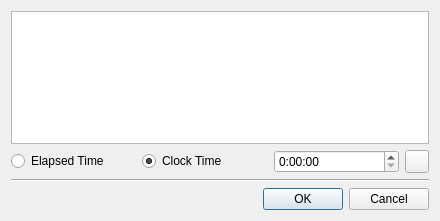
<?xml version="1.0" encoding="UTF-8"?>
<ui version="4.0">
 <class>CommentDialog</class>
 <widget class="QDialog" name="CommentDialog">
  <property name="geometry">
   <rect>
    <x>0</x>
    <y>0</y>
    <width>440</width>
    <height>221</height>
   </rect>
  </property>
  <property name="minimumSize">
   <size>
    <width>0</width>
    <height>1</height>
   </size>
  </property>
  <property name="windowTitle">
   <string>Edit Comment</string>
  </property>
  <layout class="QVBoxLayout" name="verticalLayout">
   <item>
    <widget class="PlainTextEdit" name="textEdit">
     <property name="tabChangesFocus">
      <bool>true</bool>
     </property>
    </widget>
   </item>
   <item>
    <layout class="QHBoxLayout" name="horizontalLayout">
     <item>
      <widget class="QRadioButton" name="egtTime">
       <property name="text">
        <string>Elapsed Time</string>
       </property>
      </widget>
     </item>
     <item>
      <widget class="QRadioButton" name="clkTime">
       <property name="text">
        <string>Clock Time</string>
       </property>
       <property name="checked">
        <bool>true</bool>
       </property>
      </widget>
     </item>
     <item>
      <widget class="QTimeEdit" name="timeEdit">
       <property name="buttonSymbols">
        <enum>QAbstractSpinBox::UpDownArrows</enum>
       </property>
       <property name="displayFormat">
        <string>H:mm:ss</string>
       </property>
      </widget>
     </item>
     <item>
      <widget class="QToolButton" name="clearTime">
       <property name="text">
        <string/>
       </property>
       <property name="icon">
        <iconset>
         <normalon>:/images/time_clear.png</normalon>
        </iconset>
       </property>
      </widget>
     </item>
    </layout>
   </item>
   <item>
    <widget class="Line" name="line">
     <property name="orientation">
      <enum>Qt::Horizontal</enum>
     </property>
    </widget>
   </item>
   <item>
    <widget class="QDialogButtonBox" name="buttonBox">
     <property name="orientation">
      <enum>Qt::Horizontal</enum>
     </property>
     <property name="standardButtons">
      <set>QDialogButtonBox::Cancel|QDialogButtonBox::Ok</set>
     </property>
    </widget>
   </item>
  </layout>
 </widget>
 <customwidgets>
  <customwidget>
   <class>PlainTextEdit</class>
   <extends>QPlainTextEdit</extends>
   <header>plaintextedit.h</header>
  </customwidget>
 </customwidgets>
 <resources/>
 <connections>
  <connection>
   <sender>buttonBox</sender>
   <signal>accepted()</signal>
   <receiver>CommentDialog</receiver>
   <slot>accept()</slot>
   <hints>
    <hint type="sourcelabel">
     <x>248</x>
     <y>254</y>
    </hint>
    <hint type="destinationlabel">
     <x>157</x>
     <y>274</y>
    </hint>
   </hints>
  </connection>
  <connection>
   <sender>buttonBox</sender>
   <signal>rejected()</signal>
   <receiver>CommentDialog</receiver>
   <slot>reject()</slot>
   <hints>
    <hint type="sourcelabel">
     <x>316</x>
     <y>260</y>
    </hint>
    <hint type="destinationlabel">
     <x>286</x>
     <y>274</y>
    </hint>
   </hints>
  </connection>
 </connections>
</ui>
